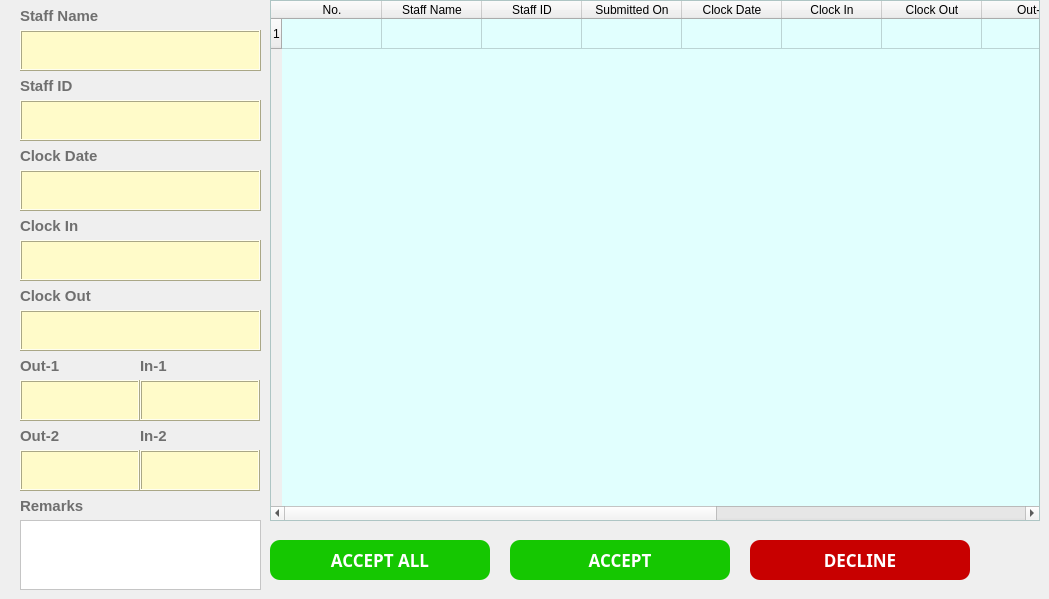
    <widget class="QWidget" name="tab_4">
     <attribute name="title">
      <string>Approve For Time Record Applications</string>
     </attribute>
     <widget class="QLabel" name="label_62">
      <property name="geometry">
       <rect>
        <x>20</x>
        <y>0</y>
        <width>151</width>
        <height>31</height>
       </rect>
      </property>
      <property name="font">
       <font>
        <family>Microsoft JhengHei UI</family>
        <pointsize>11</pointsize>
        <weight>75</weight>
        <bold>true</bold>
       </font>
      </property>
      <property name="styleSheet">
       <string notr="true">QLabel
{
	font-size:11pt;
	color:rgb(111,111,111);
}</string>
      </property>
      <property name="text">
       <string>Staff Name</string>
      </property>
     </widget>
     <widget class="QLabel" name="label_63">
      <property name="geometry">
       <rect>
        <x>20</x>
        <y>280</y>
        <width>151</width>
        <height>31</height>
       </rect>
      </property>
      <property name="font">
       <font>
        <family>Microsoft JhengHei UI</family>
        <pointsize>11</pointsize>
        <weight>75</weight>
        <bold>true</bold>
       </font>
      </property>
      <property name="styleSheet">
       <string notr="true">QLabel
{
	font-size:11pt;
	color:rgb(111,111,111);
}</string>
      </property>
      <property name="text">
       <string>Clock Out</string>
      </property>
     </widget>
     <widget class="QTextEdit" name="textEdit_39">
      <property name="enabled">
       <bool>false</bool>
      </property>
      <property name="geometry">
       <rect>
        <x>20</x>
        <y>30</y>
        <width>241</width>
        <height>41</height>
       </rect>
      </property>
      <property name="styleSheet">
       <string notr="true">QTextEdit

{
    /*字体为微软雅黑*/
    font-family:Microsoft Yahei;
    /*字体大小为20点*/
	color:rgb(50, 50, 50);
   font-size:12pt;
	background-color:rgb(255, 251, 201);
}
</string>
      </property>
      <property name="frameShape">
       <enum>QFrame::Box</enum>
      </property>
      <property name="frameShadow">
       <enum>QFrame::Raised</enum>
      </property>
      <property name="lineWidth">
       <number>1</number>
      </property>
     </widget>
     <widget class="QTextEdit" name="textEdit_40">
      <property name="geometry">
       <rect>
        <x>20</x>
        <y>520</y>
        <width>241</width>
        <height>70</height>
       </rect>
      </property>
      <property name="styleSheet">
       <string notr="true">QTextEdit
{
    /*字体为微软雅黑*/
    font-family:Microsoft Yahei;
    /*字体大小为20点*/
	color:rgb(74, 74, 74);
   font-size:12pt;
	background-color:rgb(255, 255, 255);
}

QTextEdit:hover
{
    /*背景颜色*/  
   background-color:rgb(229, 242, 255);
}

QTextEdit:focus
{
    /*背景颜色*/  
   background-color:rgb(229, 242, 255);
}</string>
      </property>
     </widget>
     <widget class="QLabel" name="label_64">
      <property name="geometry">
       <rect>
        <x>20</x>
        <y>70</y>
        <width>151</width>
        <height>31</height>
       </rect>
      </property>
      <property name="font">
       <font>
        <family>Microsoft JhengHei UI</family>
        <pointsize>11</pointsize>
        <weight>75</weight>
        <bold>true</bold>
       </font>
      </property>
      <property name="styleSheet">
       <string notr="true">QLabel
{
	font-size:11pt;
	color:rgb(111,111,111);
}</string>
      </property>
      <property name="text">
       <string>Staff ID</string>
      </property>
     </widget>
     <widget class="QLabel" name="label_65">
      <property name="geometry">
       <rect>
        <x>20</x>
        <y>140</y>
        <width>151</width>
        <height>31</height>
       </rect>
      </property>
      <property name="font">
       <font>
        <family>Microsoft JhengHei UI</family>
        <pointsize>11</pointsize>
        <weight>75</weight>
        <bold>true</bold>
       </font>
      </property>
      <property name="styleSheet">
       <string notr="true">QLabel
{
	font-size:11pt;
	color:rgb(111,111,111);
}</string>
      </property>
      <property name="text">
       <string>Clock Date</string>
      </property>
     </widget>
     <widget class="QTextEdit" name="textEdit_41">
      <property name="enabled">
       <bool>false</bool>
      </property>
      <property name="geometry">
       <rect>
        <x>20</x>
        <y>240</y>
        <width>241</width>
        <height>41</height>
       </rect>
      </property>
      <property name="styleSheet">
       <string notr="true">QTextEdit

{
    /*字体为微软雅黑*/
    font-family:Microsoft Yahei;
    /*字体大小为20点*/
	color:rgb(50, 50, 50);
   font-size:12pt;
	background-color:rgb(255, 251, 201);
}
</string>
      </property>
      <property name="frameShape">
       <enum>QFrame::Box</enum>
      </property>
      <property name="frameShadow">
       <enum>QFrame::Raised</enum>
      </property>
      <property name="lineWidth">
       <number>1</number>
      </property>
     </widget>
     <widget class="QPushButton" name="pushButton_14">
      <property name="geometry">
       <rect>
        <x>750</x>
        <y>540</y>
        <width>220</width>
        <height>40</height>
       </rect>
      </property>
      <property name="font">
       <font>
        <family>Microsoft Yahei</family>
        <pointsize>13</pointsize>
        <weight>75</weight>
        <bold>true</bold>
       </font>
      </property>
      <property name="styleSheet">
       <string notr="true">QPushButton
{
    /*字体为微软雅黑*/
    font-family:Microsoft Yahei;
    /*字体大小为20点*/
    font-size:13pt;
    /*字体颜色为白色*/    
    color:white;
    /*背景颜色*/  
    background-color:rgb(200, 0, 0);
    /*边框圆角半径为8像素*/ 
    border-radius:10px;
}

/*按钮停留态*/
QPushButton:hover
{
    /*背景颜色*/  
    background-color:rgb(176, 0, 0);
    padding-left:-3px;
    /*上内边距为3像素，让按下时字向下移动3像素*/  
    padding-top:-3px;
	 font-size:15pt;
}

/*按钮按下态*/
QPushButton:pressed
{
    /*背景颜色*/  
    background-color:rgb(147, 0, 0);
    /*左内边距为3像素，让按下时字向右移动3像素*/  
    padding-left:3px;
    /*上内边距为3像素，让按下时字向下移动3像素*/  
    padding-top:3px;
    font-size:13pt;
}</string>
      </property>
      <property name="text">
       <string>DECLINE</string>
      </property>
     </widget>
     <widget class="QLabel" name="label_66">
      <property name="geometry">
       <rect>
        <x>20</x>
        <y>210</y>
        <width>151</width>
        <height>31</height>
       </rect>
      </property>
      <property name="font">
       <font>
        <family>Microsoft JhengHei UI</family>
        <pointsize>11</pointsize>
        <weight>75</weight>
        <bold>true</bold>
       </font>
      </property>
      <property name="styleSheet">
       <string notr="true">QLabel
{
	font-size:11pt;
	color:rgb(111,111,111);
}</string>
      </property>
      <property name="text">
       <string>Clock In</string>
      </property>
     </widget>
     <widget class="QTextEdit" name="textEdit_42">
      <property name="enabled">
       <bool>false</bool>
      </property>
      <property name="geometry">
       <rect>
        <x>20</x>
        <y>310</y>
        <width>241</width>
        <height>41</height>
       </rect>
      </property>
      <property name="styleSheet">
       <string notr="true">QTextEdit

{
    /*字体为微软雅黑*/
    font-family:Microsoft Yahei;
    /*字体大小为20点*/
	color:rgb(50, 50, 50);
   font-size:12pt;
	background-color:rgb(255, 251, 201);
}
</string>
      </property>
      <property name="frameShape">
       <enum>QFrame::Box</enum>
      </property>
      <property name="frameShadow">
       <enum>QFrame::Raised</enum>
      </property>
      <property name="lineWidth">
       <number>1</number>
      </property>
     </widget>
     <widget class="QTextEdit" name="textEdit_43">
      <property name="enabled">
       <bool>false</bool>
      </property>
      <property name="geometry">
       <rect>
        <x>20</x>
        <y>380</y>
        <width>120</width>
        <height>41</height>
       </rect>
      </property>
      <property name="styleSheet">
       <string notr="true">QTextEdit

{
    /*字体为微软雅黑*/
    font-family:Microsoft Yahei;
    /*字体大小为20点*/
	color:rgb(50, 50, 50);
   font-size:12pt;
	background-color:rgb(255, 251, 201);
}
</string>
      </property>
      <property name="frameShape">
       <enum>QFrame::Box</enum>
      </property>
      <property name="frameShadow">
       <enum>QFrame::Raised</enum>
      </property>
      <property name="lineWidth">
       <number>1</number>
      </property>
     </widget>
     <widget class="QTableWidget" name="tableWidget_8">
      <property name="geometry">
       <rect>
        <x>270</x>
        <y>0</y>
        <width>770</width>
        <height>521</height>
       </rect>
      </property>
      <property name="font">
       <font>
        <pointsize>9</pointsize>
       </font>
      </property>
      <property name="styleSheet">
       <string notr="true">QTableWidget
{
	background-color: rgb(225, 255, 254);

}</string>
      </property>
      <property name="frameShape">
       <enum>QFrame::StyledPanel</enum>
      </property>
      <property name="frameShadow">
       <enum>QFrame::Sunken</enum>
      </property>
      <property name="sizeAdjustPolicy">
       <enum>QAbstractScrollArea::AdjustToContentsOnFirstShow</enum>
      </property>
      <property name="selectionBehavior">
       <enum>QAbstractItemView::SelectRows</enum>
      </property>
      <property name="showGrid">
       <bool>true</bool>
      </property>
      <property name="gridStyle">
       <enum>Qt::SolidLine</enum>
      </property>
      <property name="rowCount">
       <number>1</number>
      </property>
      <property name="columnCount">
       <number>12</number>
      </property>
      <attribute name="horizontalHeaderCascadingSectionResizes">
       <bool>true</bool>
      </attribute>
      <attribute name="verticalHeaderShowSortIndicator" stdset="0">
       <bool>false</bool>
      </attribute>
      <attribute name="verticalHeaderStretchLastSection">
       <bool>false</bool>
      </attribute>
      <row/>
      <column>
       <property name="text">
        <string>No.</string>
       </property>
       <property name="background">
        <color>
         <red>36</red>
         <green>236</green>
         <blue>239</blue>
        </color>
       </property>
      </column>
      <column>
       <property name="text">
        <string>Staff Name</string>
       </property>
      </column>
      <column>
       <property name="text">
        <string>Staff ID</string>
       </property>
      </column>
      <column>
       <property name="text">
        <string>Submitted On</string>
       </property>
      </column>
      <column>
       <property name="text">
        <string>Clock Date</string>
       </property>
      </column>
      <column>
       <property name="text">
        <string>Clock In</string>
       </property>
      </column>
      <column>
       <property name="text">
        <string>Clock Out</string>
       </property>
      </column>
      <column>
       <property name="text">
        <string>Out-1</string>
       </property>
      </column>
      <column>
       <property name="text">
        <string>In-1</string>
       </property>
      </column>
      <column>
       <property name="text">
        <string>Out-2</string>
       </property>
      </column>
      <column>
       <property name="text">
        <string>In-2</string>
       </property>
      </column>
      <column>
       <property name="text">
        <string>Remarks</string>
       </property>
      </column>
     </widget>
     <widget class="QLabel" name="label_67">
      <property name="geometry">
       <rect>
        <x>20</x>
        <y>350</y>
        <width>101</width>
        <height>31</height>
       </rect>
      </property>
      <property name="font">
       <font>
        <family>Microsoft JhengHei UI</family>
        <pointsize>11</pointsize>
        <weight>75</weight>
        <bold>true</bold>
       </font>
      </property>
      <property name="styleSheet">
       <string notr="true">QLabel
{
	font-size:11pt;
	color:rgb(111,111,111);
}</string>
      </property>
      <property name="text">
       <string>Out-1</string>
      </property>
     </widget>
     <widget class="QPushButton" name="pushButton_15">
      <property name="geometry">
       <rect>
        <x>510</x>
        <y>540</y>
        <width>220</width>
        <height>40</height>
       </rect>
      </property>
      <property name="font">
       <font>
        <family>Microsoft Yahei</family>
        <pointsize>13</pointsize>
        <weight>75</weight>
        <bold>true</bold>
       </font>
      </property>
      <property name="styleSheet">
       <string notr="true">QPushButton

{
    /*字体为微软雅黑*/
    font-family:Microsoft Yahei;
    /*字体大小为20点*/
    font-size:13pt;
    /*字体颜色为白色*/    
    color:white;
    /*背景颜色*/  
    background-color:rgb(21, 199, 1);
    /*边框圆角半径为8像素*/ 
    border-radius:10px;

}

/*按钮停留态*/
QPushButton:hover
{
    /*背景颜色*/  
    background-color:rgb(21, 175, 0);
    padding-left:-3px;
    /*上内边距为3像素，让按下时字向下移动3像素*/  
    padding-top:-3px;
	font-size:15pt;
}

/*按钮按下态*/
QPushButton:pressed
{
    /*背景颜色*/  
    background-color:rgb(0, 113, 0);
    /*左内边距为3像素，让按下时字向右移动3像素*/  
    padding-left:3px;
    /*上内边距为3像素，让按下时字向下移动3像素*/  
    padding-top:3px;
    font-size:13pt;
}</string>
      </property>
      <property name="text">
       <string>ACCEPT</string>
      </property>
     </widget>
     <widget class="QLabel" name="label_68">
      <property name="geometry">
       <rect>
        <x>20</x>
        <y>490</y>
        <width>151</width>
        <height>31</height>
       </rect>
      </property>
      <property name="font">
       <font>
        <family>Microsoft JhengHei UI</family>
        <pointsize>11</pointsize>
        <weight>75</weight>
        <bold>true</bold>
       </font>
      </property>
      <property name="styleSheet">
       <string notr="true">QLabel
{
	font-size:11pt;
	color:rgb(111,111,111);
}</string>
      </property>
      <property name="text">
       <string>Remarks</string>
      </property>
     </widget>
     <widget class="QTextEdit" name="textEdit_44">
      <property name="enabled">
       <bool>false</bool>
      </property>
      <property name="geometry">
       <rect>
        <x>20</x>
        <y>100</y>
        <width>241</width>
        <height>41</height>
       </rect>
      </property>
      <property name="styleSheet">
       <string notr="true">QTextEdit

{
    /*字体为微软雅黑*/
    font-family:Microsoft Yahei;
    /*字体大小为20点*/
	color:rgb(50, 50, 50);
   font-size:12pt;
	background-color:rgb(255, 251, 201);
}
</string>
      </property>
      <property name="frameShape">
       <enum>QFrame::Box</enum>
      </property>
      <property name="frameShadow">
       <enum>QFrame::Raised</enum>
      </property>
      <property name="lineWidth">
       <number>1</number>
      </property>
     </widget>
     <widget class="QTextEdit" name="textEdit_45">
      <property name="enabled">
       <bool>false</bool>
      </property>
      <property name="geometry">
       <rect>
        <x>20</x>
        <y>170</y>
        <width>241</width>
        <height>41</height>
       </rect>
      </property>
      <property name="styleSheet">
       <string notr="true">QTextEdit

{
    /*字体为微软雅黑*/
    font-family:Microsoft Yahei;
    /*字体大小为20点*/
	color:rgb(50, 50, 50);
   font-size:12pt;
	background-color:rgb(255, 251, 201);
}
</string>
      </property>
      <property name="frameShape">
       <enum>QFrame::Box</enum>
      </property>
      <property name="frameShadow">
       <enum>QFrame::Raised</enum>
      </property>
      <property name="lineWidth">
       <number>1</number>
      </property>
     </widget>
     <widget class="QTextEdit" name="textEdit_46">
      <property name="enabled">
       <bool>false</bool>
      </property>
      <property name="geometry">
       <rect>
        <x>140</x>
        <y>380</y>
        <width>120</width>
        <height>41</height>
       </rect>
      </property>
      <property name="styleSheet">
       <string notr="true">QTextEdit

{
    /*字体为微软雅黑*/
    font-family:Microsoft Yahei;
    /*字体大小为20点*/
	color:rgb(50, 50, 50);
   font-size:12pt;
	background-color:rgb(255, 251, 201);
}
</string>
      </property>
      <property name="frameShape">
       <enum>QFrame::Box</enum>
      </property>
      <property name="frameShadow">
       <enum>QFrame::Raised</enum>
      </property>
      <property name="lineWidth">
       <number>1</number>
      </property>
     </widget>
     <widget class="QLabel" name="label_69">
      <property name="geometry">
       <rect>
        <x>140</x>
        <y>350</y>
        <width>101</width>
        <height>31</height>
       </rect>
      </property>
      <property name="font">
       <font>
        <family>Microsoft JhengHei UI</family>
        <pointsize>11</pointsize>
        <weight>75</weight>
        <bold>true</bold>
       </font>
      </property>
      <property name="styleSheet">
       <string notr="true">QLabel
{
	font-size:11pt;
	color:rgb(111,111,111);
}</string>
      </property>
      <property name="text">
       <string>In-1</string>
      </property>
     </widget>
     <widget class="QLabel" name="label_70">
      <property name="geometry">
       <rect>
        <x>140</x>
        <y>420</y>
        <width>101</width>
        <height>31</height>
       </rect>
      </property>
      <property name="font">
       <font>
        <family>Microsoft JhengHei UI</family>
        <pointsize>11</pointsize>
        <weight>75</weight>
        <bold>true</bold>
       </font>
      </property>
      <property name="styleSheet">
       <string notr="true">QLabel
{
	font-size:11pt;
	color:rgb(111,111,111);
}</string>
      </property>
      <property name="text">
       <string>In-2</string>
      </property>
     </widget>
     <widget class="QTextEdit" name="textEdit_47">
      <property name="enabled">
       <bool>false</bool>
      </property>
      <property name="geometry">
       <rect>
        <x>140</x>
        <y>450</y>
        <width>120</width>
        <height>41</height>
       </rect>
      </property>
      <property name="styleSheet">
       <string notr="true">QTextEdit

{
    /*字体为微软雅黑*/
    font-family:Microsoft Yahei;
    /*字体大小为20点*/
	color:rgb(50, 50, 50);
   font-size:12pt;
	background-color:rgb(255, 251, 201);
}
</string>
      </property>
      <property name="frameShape">
       <enum>QFrame::Box</enum>
      </property>
      <property name="frameShadow">
       <enum>QFrame::Raised</enum>
      </property>
      <property name="lineWidth">
       <number>1</number>
      </property>
     </widget>
     <widget class="QTextEdit" name="textEdit_48">
      <property name="enabled">
       <bool>false</bool>
      </property>
      <property name="geometry">
       <rect>
        <x>20</x>
        <y>450</y>
        <width>120</width>
        <height>41</height>
       </rect>
      </property>
      <property name="styleSheet">
       <string notr="true">QTextEdit

{
    /*字体为微软雅黑*/
    font-family:Microsoft Yahei;
    /*字体大小为20点*/
	color:rgb(50, 50, 50);
   font-size:12pt;
	background-color:rgb(255, 251, 201);
}
</string>
      </property>
      <property name="frameShape">
       <enum>QFrame::Box</enum>
      </property>
      <property name="frameShadow">
       <enum>QFrame::Raised</enum>
      </property>
      <property name="lineWidth">
       <number>1</number>
      </property>
     </widget>
     <widget class="QLabel" name="label_71">
      <property name="geometry">
       <rect>
        <x>20</x>
        <y>420</y>
        <width>101</width>
        <height>31</height>
       </rect>
      </property>
      <property name="font">
       <font>
        <family>Microsoft JhengHei UI</family>
        <pointsize>11</pointsize>
        <weight>75</weight>
        <bold>true</bold>
       </font>
      </property>
      <property name="styleSheet">
       <string notr="true">QLabel
{
	font-size:11pt;
	color:rgb(111,111,111);
}</string>
      </property>
      <property name="text">
       <string>Out-2</string>
      </property>
     </widget>
     <widget class="QPushButton" name="pushButton_11">
      <property name="geometry">
       <rect>
        <x>270</x>
        <y>540</y>
        <width>220</width>
        <height>40</height>
       </rect>
      </property>
      <property name="font">
       <font>
        <family>Microsoft Yahei</family>
        <pointsize>13</pointsize>
        <weight>75</weight>
        <bold>true</bold>
       </font>
      </property>
      <property name="styleSheet">
       <string notr="true">QPushButton

{
    /*字体为微软雅黑*/
    font-family:Microsoft Yahei;
    /*字体大小为20点*/
    font-size:13pt;
    /*字体颜色为白色*/    
    color:white;
    /*背景颜色*/  
    background-color:rgb(21, 199, 1);
    /*边框圆角半径为8像素*/ 
    border-radius:10px;

}

/*按钮停留态*/
QPushButton:hover
{
    /*背景颜色*/  
    background-color:rgb(21, 175, 0);
    padding-left:-3px;
    /*上内边距为3像素，让按下时字向下移动3像素*/  
    padding-top:-3px;
	font-size:15pt;
}

/*按钮按下态*/
QPushButton:pressed
{
    /*背景颜色*/  
    background-color:rgb(0, 113, 0);
    /*左内边距为3像素，让按下时字向右移动3像素*/  
    padding-left:3px;
    /*上内边距为3像素，让按下时字向下移动3像素*/  
    padding-top:3px;
    font-size:13pt;
}</string>
      </property>
      <property name="text">
       <string>ACCEPT ALL</string>
      </property>
     </widget>
    </widget>
